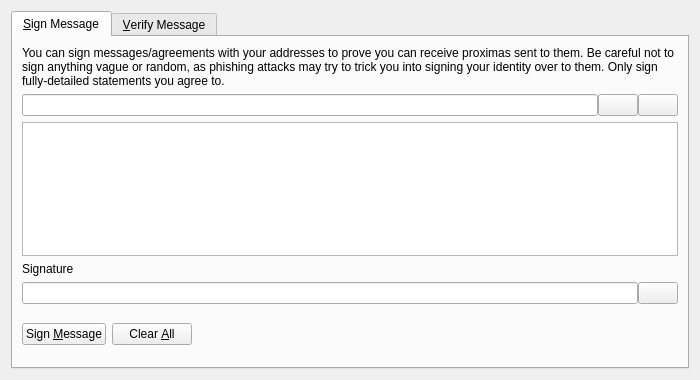
<?xml version="1.0" encoding="UTF-8"?>
<ui version="4.0">
 <class>SignVerifyMessageDialog</class>
 <widget class="QDialog" name="SignVerifyMessageDialog">
  <property name="geometry">
   <rect>
    <x>0</x>
    <y>0</y>
    <width>700</width>
    <height>380</height>
   </rect>
  </property>
  <property name="windowTitle">
   <string>Signatures - Sign / Verify a Message</string>
  </property>
  <property name="modal">
   <bool>true</bool>
  </property>
  <layout class="QVBoxLayout" name="verticalLayout">
   <item>
    <widget class="QTabWidget" name="tabWidget">
     <property name="currentIndex">
      <number>0</number>
     </property>
     <widget class="QWidget" name="tabSignMessage">
      <attribute name="title">
       <string>&amp;Sign Message</string>
      </attribute>
      <layout class="QVBoxLayout" name="verticalLayout_SM">
       <item>
        <widget class="QLabel" name="infoLabel_SM">
         <property name="text">
          <string>You can sign messages/agreements with your addresses to prove you can receive proximas sent to them. Be careful not to sign anything vague or random, as phishing attacks may try to trick you into signing your identity over to them. Only sign fully-detailed statements you agree to.</string>
         </property>
         <property name="textFormat">
          <enum>Qt::PlainText</enum>
         </property>
         <property name="wordWrap">
          <bool>true</bool>
         </property>
        </widget>
       </item>
       <item>
        <layout class="QHBoxLayout" name="horizontalLayout_1_SM">
         <property name="spacing">
          <number>0</number>
         </property>
         <item>
          <widget class="QValidatedLineEdit" name="addressIn_SM">
           <property name="toolTip">
            <string>The Proxima address to sign the message with</string>
           </property>
          </widget>
         </item>
         <item>
          <widget class="QPushButton" name="addressBookButton_SM">
           <property name="toolTip">
            <string>Choose previously used address</string>
           </property>
           <property name="text">
            <string/>
           </property>
           <property name="icon">
            <iconset resource="../bitcoin.qrc">
             <normaloff>:/icons/address-book</normaloff>:/icons/address-book</iconset>
           </property>
           <property name="shortcut">
            <string>Alt+A</string>
           </property>
           <property name="autoDefault">
            <bool>false</bool>
           </property>
          </widget>
         </item>
         <item>
          <widget class="QPushButton" name="pasteButton_SM">
           <property name="toolTip">
            <string>Paste address from clipboard</string>
           </property>
           <property name="text">
            <string/>
           </property>
           <property name="icon">
            <iconset resource="../bitcoin.qrc">
             <normaloff>:/icons/editpaste</normaloff>:/icons/editpaste</iconset>
           </property>
           <property name="shortcut">
            <string>Alt+P</string>
           </property>
           <property name="autoDefault">
            <bool>false</bool>
           </property>
          </widget>
         </item>
        </layout>
       </item>
       <item>
        <widget class="QPlainTextEdit" name="messageIn_SM">
         <property name="toolTip">
          <string>Enter the message you want to sign here</string>
         </property>
        </widget>
       </item>
       <item>
        <widget class="QLabel" name="signatureLabel_SM">
         <property name="text">
          <string>Signature</string>
         </property>
         <property name="textFormat">
          <enum>Qt::PlainText</enum>
         </property>
        </widget>
       </item>
       <item>
        <layout class="QHBoxLayout" name="horizontalLayout_2_SM">
         <property name="spacing">
          <number>0</number>
         </property>
         <item>
          <widget class="QLineEdit" name="signatureOut_SM">
           <property name="font">
            <font>
             <italic>true</italic>
            </font>
           </property>
           <property name="readOnly">
            <bool>true</bool>
           </property>
          </widget>
         </item>
         <item>
          <widget class="QPushButton" name="copySignatureButton_SM">
           <property name="toolTip">
            <string>Copy the current signature to the system clipboard</string>
           </property>
           <property name="text">
            <string/>
           </property>
           <property name="icon">
            <iconset resource="../bitcoin.qrc">
             <normaloff>:/icons/editcopy</normaloff>:/icons/editcopy</iconset>
           </property>
           <property name="autoDefault">
            <bool>false</bool>
           </property>
          </widget>
         </item>
        </layout>
       </item>
       <item>
        <layout class="QHBoxLayout" name="horizontalLayout_3_SM">
         <item>
          <widget class="QPushButton" name="signMessageButton_SM">
           <property name="toolTip">
            <string>Sign the message to prove you own this Proxima address</string>
           </property>
           <property name="text">
            <string>Sign &amp;Message</string>
           </property>
           <property name="icon">
            <iconset resource="../bitcoin.qrc">
             <normaloff>:/icons/edit</normaloff>:/icons/edit</iconset>
           </property>
           <property name="autoDefault">
            <bool>false</bool>
           </property>
          </widget>
         </item>
         <item>
          <widget class="QPushButton" name="clearButton_SM">
           <property name="toolTip">
            <string>Reset all sign message fields</string>
           </property>
           <property name="text">
            <string>Clear &amp;All</string>
           </property>
           <property name="icon">
            <iconset resource="../bitcoin.qrc">
             <normaloff>:/icons/remove</normaloff>:/icons/remove</iconset>
           </property>
           <property name="autoDefault">
            <bool>false</bool>
           </property>
          </widget>
         </item>
         <item>
          <spacer name="horizontalSpacer_1_SM">
           <property name="orientation">
            <enum>Qt::Horizontal</enum>
           </property>
           <property name="sizeHint" stdset="0">
            <size>
             <width>40</width>
             <height>48</height>
            </size>
           </property>
          </spacer>
         </item>
         <item>
          <widget class="QLabel" name="statusLabel_SM">
           <property name="font">
            <font>
             <weight>75</weight>
             <bold>true</bold>
            </font>
           </property>
           <property name="text">
            <string/>
           </property>
           <property name="wordWrap">
            <bool>true</bool>
           </property>
          </widget>
         </item>
         <item>
          <spacer name="horizontalSpacer_2_SM">
           <property name="orientation">
            <enum>Qt::Horizontal</enum>
           </property>
           <property name="sizeHint" stdset="0">
            <size>
             <width>40</width>
             <height>48</height>
            </size>
           </property>
          </spacer>
         </item>
        </layout>
       </item>
      </layout>
     </widget>
     <widget class="QWidget" name="tabVerifyMessage">
      <attribute name="title">
       <string>&amp;Verify Message</string>
      </attribute>
      <layout class="QVBoxLayout" name="verticalLayout_VM">
       <item>
        <widget class="QLabel" name="infoLabel_VM">
         <property name="text">
          <string>Enter the receiver's address, message (ensure you copy line breaks, spaces, tabs, etc. exactly) and signature below to verify the message. Be careful not to read more into the signature than what is in the signed message itself, to avoid being tricked by a man-in-the-middle attack. Note that this only proves the signing party receives with the address, it cannot prove sendership of any transaction!</string>
         </property>
         <property name="textFormat">
          <enum>Qt::PlainText</enum>
         </property>
         <property name="alignment">
          <set>Qt::AlignLeading|Qt::AlignLeft|Qt::AlignTop</set>
         </property>
         <property name="wordWrap">
          <bool>true</bool>
         </property>
        </widget>
       </item>
       <item>
        <layout class="QHBoxLayout" name="horizontalLayout_1_VM">
         <property name="spacing">
          <number>0</number>
         </property>
         <item>
          <widget class="QValidatedLineEdit" name="addressIn_VM">
           <property name="toolTip">
            <string>The Proxima address the message was signed with</string>
           </property>
          </widget>
         </item>
         <item>
          <widget class="QPushButton" name="addressBookButton_VM">
           <property name="toolTip">
            <string>Choose previously used address</string>
           </property>
           <property name="text">
            <string/>
           </property>
           <property name="icon">
            <iconset resource="../bitcoin.qrc">
             <normaloff>:/icons/address-book</normaloff>:/icons/address-book</iconset>
           </property>
           <property name="shortcut">
            <string>Alt+A</string>
           </property>
           <property name="autoDefault">
            <bool>false</bool>
           </property>
          </widget>
         </item>
        </layout>
       </item>
       <item>
        <widget class="QPlainTextEdit" name="messageIn_VM"/>
       </item>
       <item>
        <widget class="QValidatedLineEdit" name="signatureIn_VM"/>
       </item>
       <item>
        <layout class="QHBoxLayout" name="horizontalLayout_2_VM">
         <item>
          <widget class="QPushButton" name="verifyMessageButton_VM">
           <property name="toolTip">
            <string>Verify the message to ensure it was signed with the specified Proxima address</string>
           </property>
           <property name="text">
            <string>Verify &amp;Message</string>
           </property>
           <property name="icon">
            <iconset resource="../bitcoin.qrc">
             <normaloff>:/icons/transaction_0</normaloff>:/icons/transaction_0</iconset>
           </property>
           <property name="autoDefault">
            <bool>false</bool>
           </property>
          </widget>
         </item>
         <item>
          <widget class="QPushButton" name="clearButton_VM">
           <property name="toolTip">
            <string>Reset all verify message fields</string>
           </property>
           <property name="text">
            <string>Clear &amp;All</string>
           </property>
           <property name="icon">
            <iconset resource="../bitcoin.qrc">
             <normaloff>:/icons/remove</normaloff>:/icons/remove</iconset>
           </property>
           <property name="autoDefault">
            <bool>false</bool>
           </property>
          </widget>
         </item>
         <item>
          <spacer name="horizontalSpacer_1_VM">
           <property name="orientation">
            <enum>Qt::Horizontal</enum>
           </property>
           <property name="sizeHint" stdset="0">
            <size>
             <width>40</width>
             <height>48</height>
            </size>
           </property>
          </spacer>
         </item>
         <item>
          <widget class="QLabel" name="statusLabel_VM">
           <property name="font">
            <font>
             <weight>75</weight>
             <bold>true</bold>
            </font>
           </property>
           <property name="text">
            <string/>
           </property>
           <property name="wordWrap">
            <bool>true</bool>
           </property>
          </widget>
         </item>
         <item>
          <spacer name="horizontalSpacer_2_VM">
           <property name="orientation">
            <enum>Qt::Horizontal</enum>
           </property>
           <property name="sizeHint" stdset="0">
            <size>
             <width>40</width>
             <height>48</height>
            </size>
           </property>
          </spacer>
         </item>
        </layout>
       </item>
      </layout>
     </widget>
    </widget>
   </item>
  </layout>
 </widget>
 <customwidgets>
  <customwidget>
   <class>QValidatedLineEdit</class>
   <extends>QLineEdit</extends>
   <header>qvalidatedlineedit.h</header>
  </customwidget>
 </customwidgets>
 <resources>
  <include location="../bitcoin.qrc"/>
 </resources>
 <connections/>
</ui>
